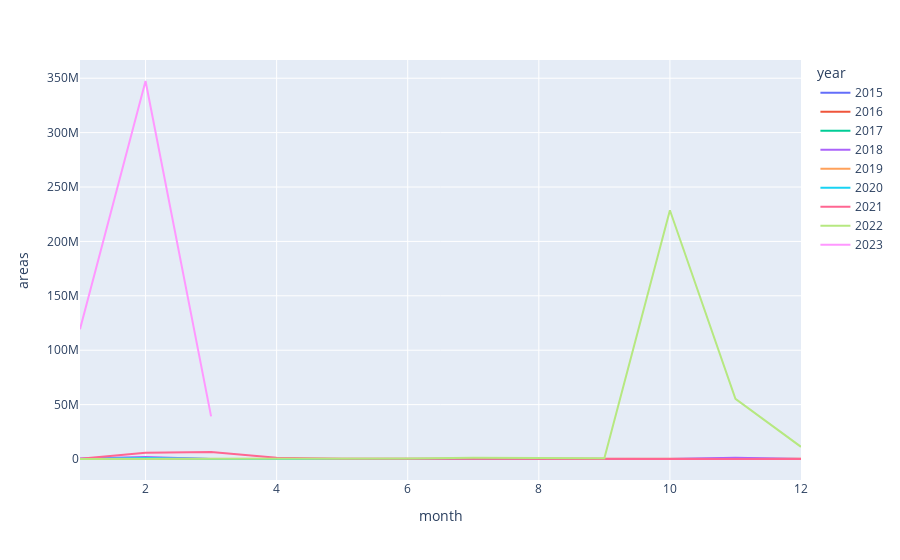

Notebook code cell kept with this figure:
### Code cell
df_filtered = df[df.month.isin([1,2,3, 4])]
px.line(df, x='month', y='areas', color = 'year')

### Figure 1 — Plotly figure (JSON) as saved in the notebook; plotly's stock layout.template omitted (floating-point values rounded to 4 significant figures)
{"data": [{"hovertemplate": "year=2015<br>month=%{x}<br>areas=%{y}<extra></extra>", "legendgroup": "2015", "line": {"color": "#636efa", "dash": "solid"}, "marker": {"symbol": "circle"}, "mode": "lines", "name": "2015", "orientation": "v", "showlegend": true, "type": "scatter", "x": [12], "xaxis": "x", "y": [0], "yaxis": "y"}, {"hovertemplate": "year=2016<br>month=%{x}<br>areas=%{y}<extra></extra>", "legendgroup": "2016", "line": {"color": "#EF553B", "dash": "solid"}, "marker": {"symbol": "circle"}, "mode": "lines", "name": "2016", "orientation": "v", "showlegend": true, "type": "scatter", "x": [1, 2, 4, 5, 7, 8, 10, 11, 12], "xaxis": "x", "y": [0, 0, 0, 1600, 1600, 1600, 40000, 0, 144400], "yaxis": "y"}, {"hovertemplate": "year=2017<br>month=%{x}<br>areas=%{y}<extra></extra>", "legendgroup": "2017", "line": {"color": "#00cc96", "dash": "solid"}, "marker": {"symbol": "circle"}, "mode": "lines", "name": "2017", "orientation": "v", "showlegend": true, "type": "scatter", "x": [1, 2, 3, 4, 5, 6, 7, 9, 11, 12], "xaxis": "x", "y": [0, 384400, 0, 0, 0, 0, 0, 0, 250000, 14400], "yaxis": "y"}, {"hovertemplate": "year=2018<br>month=%{x}<br>areas=%{y}<extra></extra>", "legendgroup": "2018", "line": {"color": "#ab63fa", "dash": "solid"}, "marker": {"symbol": "circle"}, "mode": "lines", "name": "2018", "orientation": "v", "showlegend": true, "type": "scatter", "x": [1, 2, 3, 4, 5, 6, 8, 9, 10, 11, 12], "xaxis": "x", "y": [547600, 1742400, 1600, 0, 0, 0, 0, 0, 0, 1040400, 400], "yaxis": "y"}, {"hovertemplate": "year=2019<br>month=%{x}<br>areas=%{y}<extra></extra>", "legendgroup": "2019", "line": {"color": "#FFA15A", "dash": "solid"}, "marker": {"symbol": "circle"}, "mode": "lines", "name": "2019", "orientation": "v", "showlegend": true, "type": "scatter", "x": [1, 2, 3, 4, 5, 6, 7, 8, 9, 10, 11, 12], "xaxis": "x", "y": [57600, 6400, 0, 0, 0, 0, 0, 0, 0, 0, 0, 0], "yaxis": "y"}, {"hovertemplate": "year=2020<br>month=%{x}<br>areas=%{y}<extra></extra>", "legendgroup": "2020", "line": {"color": "#19d3f3", "dash": "solid"}, "marker": {"symbol": "circle"}, "mode": "lines", "name": "2020", "orientation": "v", "showlegend": true, "type": "scatter", "x": [1, 2, 3, 4, 5, 7, 10, 11, 12], "xaxis": "x", "y": [0, 1000000, 0, 0, 1600, 0, 0, 0, 0], "yaxis": "y"}, {"hovertemplate": "year=2021<br>month=%{x}<br>areas=%{y}<extra></extra>", "legendgroup": "2021", "line": {"color": "#FF6692", "dash": "solid"}, "marker": {"symbol": "circle"}, "mode": "lines", "name": "2021", "orientation": "v", "showlegend": true, "type": "scatter", "x": [1, 2, 3, 4, 5, 6, 9, 10, 12], "xaxis": "x", "y": [176400, 5760000, 6350400, 1254400, 176400, 14400, 14400, 14400, 3600], "yaxis": "y"}, {"hovertemplate": "year=2022<br>month=%{x}<br>areas=%{y}<extra></extra>", "legendgroup": "2022", "line": {"color": "#B6E880", "dash": "solid"}, "marker": {"symbol": "circle"}, "mode": "lines", "name": "2022", "orientation": "v", "showlegend": true, "type": "scatter", "x": [1, 2, 3, 4, 5, 6, 7, 8, 9, 10, 11, 12], "xaxis": "x", "y": [6400, 129600, 400, 1600, 0, 462400, 1145000.0, 1145000.0, 705900.0, 228614400, 55353600, 11155600], "yaxis": "y"}, {"hovertemplate": "year=2023<br>month=%{x}<br>areas=%{y}<extra></extra>", "legendgroup": "2023", "line": {"color": "#FF97FF", "dash": "solid"}, "marker": {"symbol": "circle"}, "mode": "lines", "name": "2023", "orientation": "v", "showlegend": true, "type": "scatter", "x": [1, 2, 3], "xaxis": "x", "y": [119246400, 347449600, 39187600], "yaxis": "y"}], "layout": {"legend": {"title": {"text": "year"}, "tracegroupgap": 0}, "margin": {"t": 60}, "xaxis": {"anchor": "y", "domain": [0, 1], "title": {"text": "month"}}, "yaxis": {"anchor": "x", "domain": [0, 1], "title": {"text": "areas"}}}}
